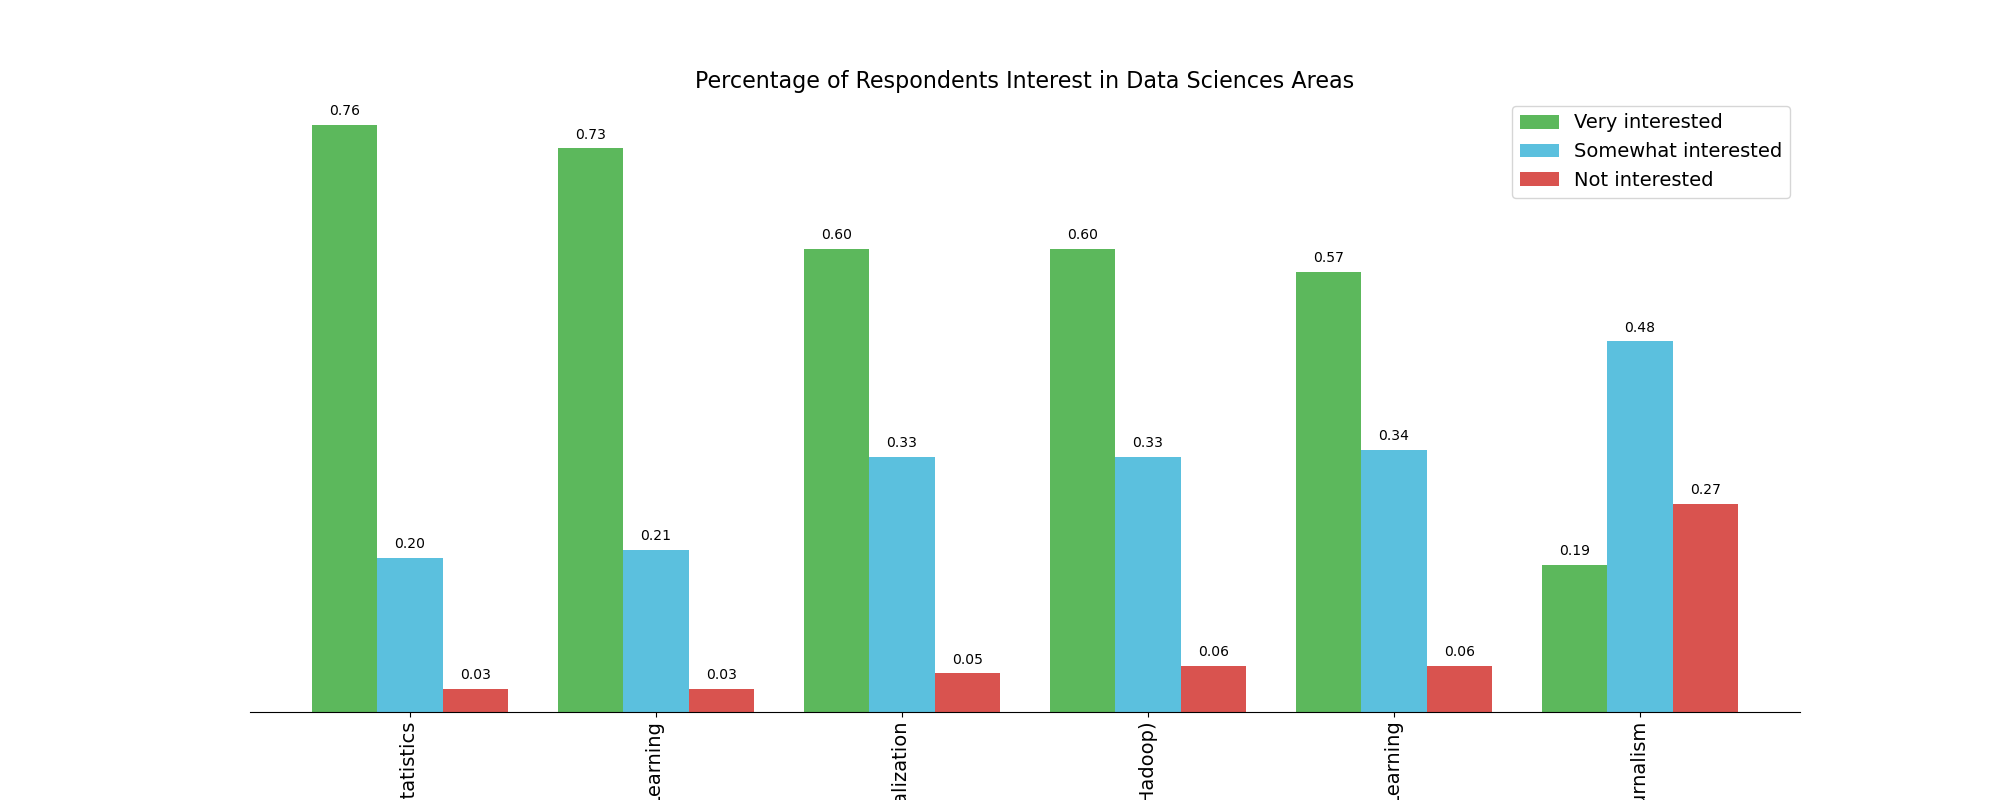

Source code (Python):
import matplotlib.pyplot as plt
import matplotlib as mpl
import numpy as np  # useful for many scientific computing in Python
import pandas as pd  # primary data structure library
import matplotlib.patches as patches

df = pd.read_csv("Topic_Survey_Assignment.csv")


df.sort_values(by='Very interested', ascending=False, inplace=True)
df.set_index('Unnamed: 0', inplace=True)
#df.reset_index(inplace = True)

df = round(df/2233,2)
print(df)
#df.transpose(inplace = True)

ax = df.plot(kind="bar", figsize=(20, 8), width=0.8,
             color=('#5cb85c', '#5bc0de', '#d9534f'))
plt.legend(fontsize=14)
plt.xticks(fontsize=14)
plt.legend(labels=df.columns, fontsize=14)

plt.gca().spines['left'].set_visible(False)
plt.gca().spines['right'].set_visible(False)
plt.gca().spines['top'].set_visible(False)
plt.yticks([])

plt.title(
    'Percentage of Respondents Interest in Data Sciences Areas', fontsize = 16)


for i in ax.patches:
    ax.annotate("%.2f" % i.get_height(), (i.get_x() + i.get_width() / 2., i.get_height()),
            ha='center', va='center', xytext=(0, 10), textcoords='offset points')

#plt.show()

plt.savefig('survey.png')


